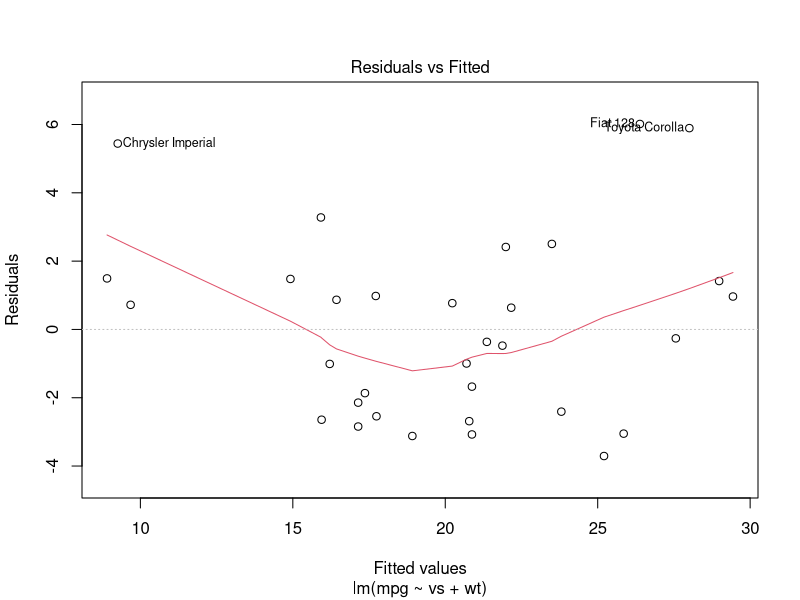
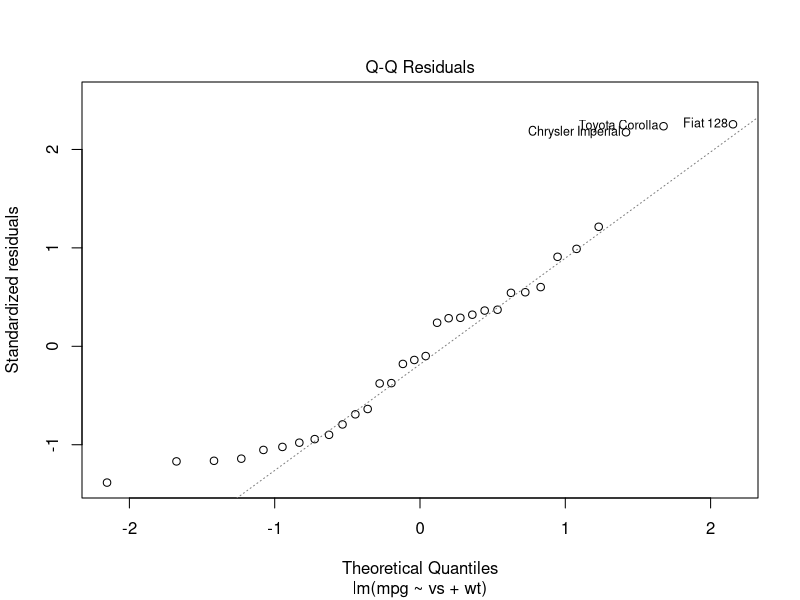
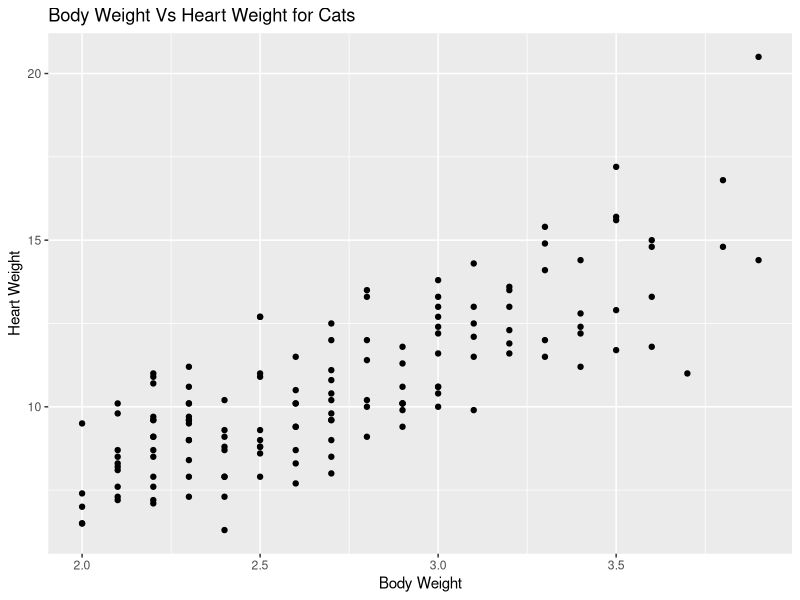
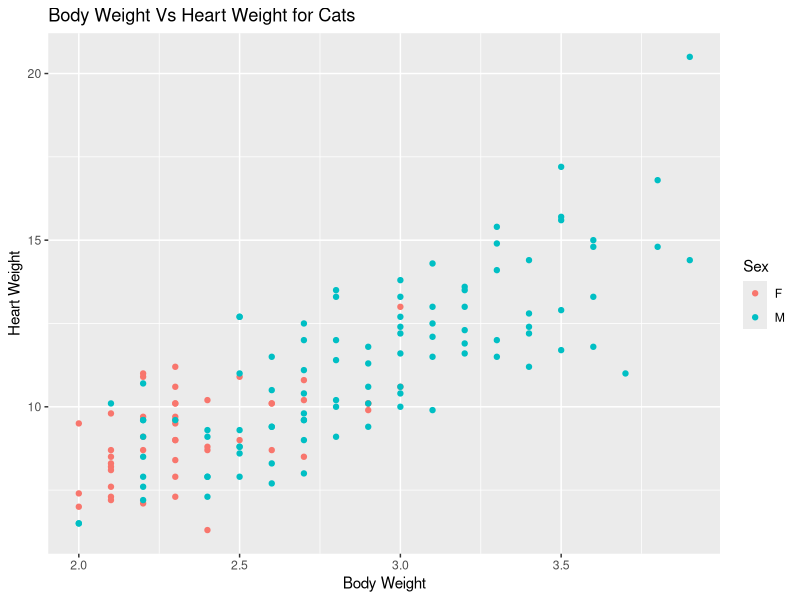

Reproduce these figures in R, in order.
## ---- chunk 1
lm.mtcars <- lm(data = mtcars, mpg ~ vs + wt)
plot(lm.mtcars,ask=F,which=1:2)
## ---- chunk 2
summary(lm.mtcars)
## ---- chunk 3
confint(lm.mtcars, level = .95 )
## ---- chunk 4
library(MASS)
head(cats)
## ---- chunk 5

library(ggplot2)
ggplot(cats, aes(x = Bwt, y = Hwt)) + 
  geom_point() + 
  ggtitle("Body Weight Vs Heart Weight for Cats") + 
  xlab("Body Weight") + 
  ylab("Heart Weight")

## ---- chunk 6

lm(data = cats, Hwt ~ 1 + Bwt)

## ---- chunk 7

ggplot(cats, aes(x = Bwt, y = Hwt)) + 
  geom_point(aes(colour = Sex)) + 
  ggtitle("Body Weight Vs Heart Weight for Cats") + 
  xlab("Body Weight") + 
  ylab("Heart Weight")

## ---- chunk 8
new_model = lm(data = cats, Hwt ~ 1 + Bwt + Sex + Bwt:Sex)
summary(new_model)

